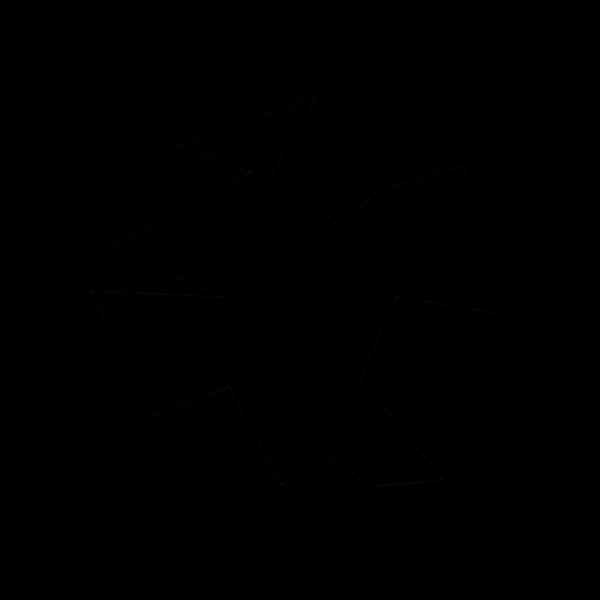
Frame 1 (no input)
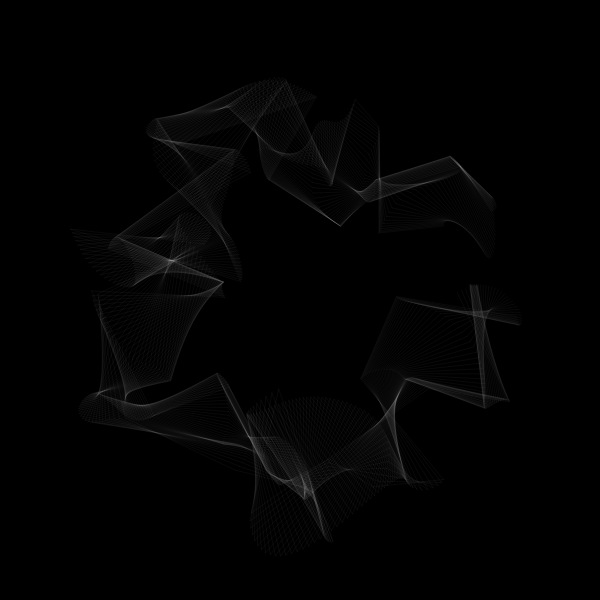
Frame 60 (no input)
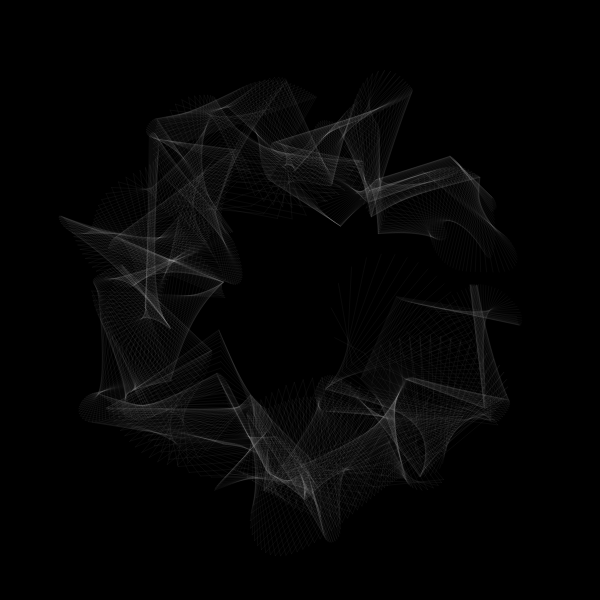
Frame 120 (the mouse pressed at the canvas centre since frame 60)

The p5.js sketch that drew these frames (run headless with seeded random() and noise() and a simulated clock; from frame 60 on, the mouse is pressed at the canvas centre):

// p5.js sketch
// ── sketch.js
//forked from kusakari 

let _aryLine = [];

let _minWidth;



function setObject() {
  _minWidth = min(width, height) * 0.8;
  strokeWeight(_minWidth/40);
  stroke(255);
  noFill();
  strokeJoin(ROUND);
  let numLine = 1;
  for (let i = 0; i < numLine; i++) {
    _aryLine[i] = new BendLine();
  }
}

function setup() {
  w = 600;
  var canvas;
    if(windowWidth>=600 && windowHeight >=600){
      canvas = createCanvas(600, 600);
    }
    else{
      canvas = createCanvas(windowWidth, windowHeight - 100);
    }

  var x = (windowWidth - width) / 2;
  var y = (windowHeight - height) / 2;

  canvas.position(x, y);
  background(0);
  setObject();
}



class BendLine {
  constructor() {
    this.r = _minWidth / 3;
    this.numPoints = 20;
    this.aryXy = [];
    for (let i = 0; i < this.numPoints; i++) {
      let ang = 2*PI / this.numPoints * i;
      this.aryXy[i] = createVector(this.r * cos(ang), this.r * sin(ang));
    }
    
    this.numBend = 20;
    this.aryRParameter = [];
    for (let i = 0; i < this.numBend; i++) {
      this.aryRParameter[i] = [this.r / 10 * 1**i, random(8*PI), 2*PI / random(100, 500)];//[max, init, speed]
    }
    this.aryinitAngParameter = [];
    for (let i = 0; i < this.numBend; i++) {
      this.aryinitAngParameter[i] = [PI, random(10*PI), 2*PI / random(200, 500)];//[max, init, speed]
    }
    this.aryAngStep = [];
    for (let i = 0; i < this.numBend; i++) {
      this.aryAngStep[i] = 2*PI / this.numPoints * int(random(3, 8 + i));
    }
    this.numCycle = 2;
  }
  update() {
    this.updateR();
    this.updateInitAng();
    this.newAryXy = this.aryXy;
    for (let i = 0; i < this.numBend; i++) {
      this.newAryXy = bend(this.newAryXy, this.aryR[i], this.aryinitAng[i], this.aryAngStep[i], this.numCycle);
    }
  }
  updateR() {
    this.aryR = [];
    for (let i = 0; i < this.aryRParameter.length; i++) {
      this.aryR[i] = this.aryRParameter[i][0] * (sin(this.aryRParameter[i][1] + this.aryRParameter[i][2] * frameCount));
    }
  }
  updateInitAng() {
    this.aryinitAng = [];
    for (let i = 0; i < this.aryinitAngParameter.length; i++) {
      this.aryinitAng[i] = this.aryinitAngParameter[i][1] + this.aryinitAngParameter[i][0] * (cos(this.aryinitAngParameter[i][2] * frameCount));
    }
  }
  draw() {
    beginShape();
    for (let i = 0; i < this.newAryXy.length-1; i++) {
      line(this.newAryXy[i].x, this.newAryXy[i].y, this.newAryXy[i+1].x, this.newAryXy[i+1].y);
    }
    endShape(CLOSE);
  }
}

function bend(aryXy, r, initAng, angStep, numCycle) {
  let aryXy2 = aryXy;
  for (let j = 0; j < numCycle; j++) {
    let aryXyNew = [];
    for (let i = 0; i < aryXy2.length; i++) {
      let xy_1_2 = p5.Vector.sub(aryXy2[(i+1)%aryXy2.length], aryXy2[i]);
      let ang = initAng + angStep * i;
      xy_1_2.rotate(-PI/2).setMag(r * sin(ang));
      let xy = p5.Vector.add(aryXy2[i], xy_1_2);
      aryXyNew.push(xy);
    }
    aryXy2 = aryXyNew;
  }

  return aryXy2;
}

function draw() {
  background(0, 1);
  fill(50)
  stroke(255, 10)
  strokeWeight(1)
  translate(width/2, height/2);
  for (let i = 0; i < _aryLine.length; i++) {
    _aryLine[i].update();
    _aryLine[i].draw();
  }
}
